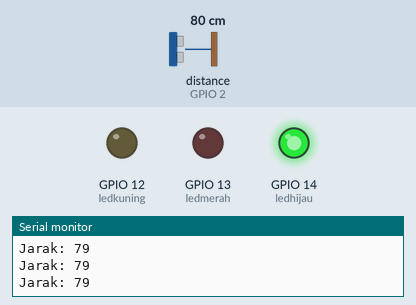
Recording of a sketch running on a simulated ESP32. Parts: output pins drawn as LEDs (lit = HIGH), the last lines printed to the serial monitor. Wiring (inferred from the names in the program): ultrasonic range finder: trigger GPIO 15; echo GPIO 2. The test bench sets the inputs (shaded band); at power-on: distance to the obstacle (sensor on GPIO 2) 80 cm. The echo pulse lasts 58.3 µs per cm; pins used as bus, display or sensor lines are not drawn.

Above: at 1.2 s.
1.3 s: distance to the obstacle (sensor on GPIO 2) set to 97 cm
2.8 s: distance to the obstacle (sensor on GPIO 2) set to 107 cm
At 4.0 s:
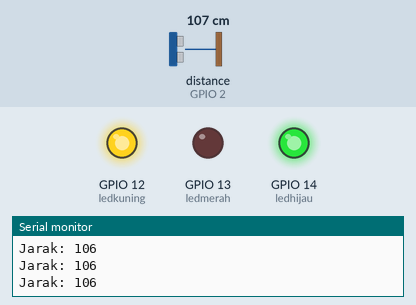
4.3 s: distance to the obstacle (sensor on GPIO 2) set to 197 cm
5.8 s: distance to the obstacle (sensor on GPIO 2) set to 208 cm
At 6.1 s:
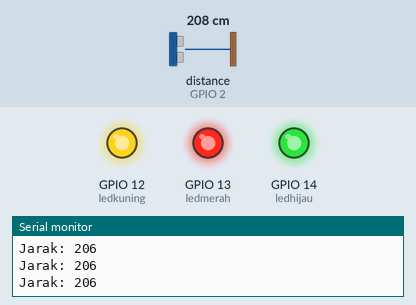
7.3 s: distance to the obstacle (sensor on GPIO 2) set to 60 cm
At 8.5 s:
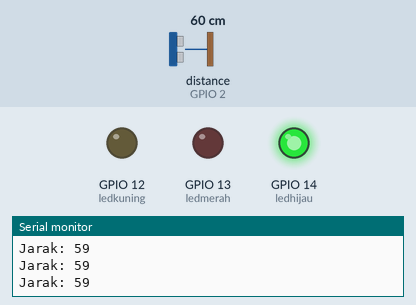
8.8 s: distance to the obstacle (sensor on GPIO 2) set to 120 cm
At 9.5 s:
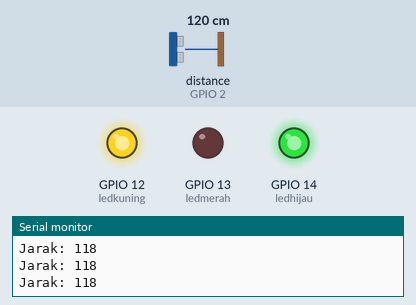
Timing chart, 0 to 11.3 s (numbered marks = the images above; inputs shaded):
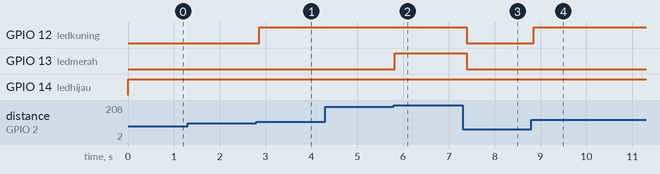

Measured:
- the behaviour switches between 101 and 102 cm on distance to the obstacle (sensor on GPIO 2) (found by bisection; images 0 and 1)
- the behaviour switches between 202 and 203 cm on distance to the obstacle (sensor on GPIO 2) (found by bisection; images 1 and 2)
- after the input at 2.8 s, GPIO 12 (ledkuning): LOW → HIGH after 0.06 s
- after the input at 5.8 s, GPIO 13 (ledmerah): LOW → HIGH at once
- after the input at 7.3 s, GPIO 12 (ledkuning), GPIO 13 (ledmerah): HIGH → LOW after 0.09 s
- after the input at 8.8 s, GPIO 12 (ledkuning): LOW → HIGH after 0.05 s

The sketch:

program_ultrasonik_buzzer_LED.ino
```cpp
#define ECHO_PIN 2
#define TRIG_PIN 15
#define ledmerah 13
#define ledkuning 12
#define ledhijau 14
#define buzzer 26

int jarak = 0;

void setup() {
  Serial.begin(115200);
  pinMode(TRIG_PIN, OUTPUT);
  pinMode(ECHO_PIN, INPUT);
  pinMode(ledmerah, OUTPUT);
  pinMode(ledkuning, OUTPUT);
  pinMode(ledhijau, OUTPUT); //
  pinMode(buzzer, OUTPUT); //

}

float readDistanceCM() {
  digitalWrite(TRIG_PIN, LOW);
  delayMicroseconds(2);
  digitalWrite(TRIG_PIN, HIGH);
  delayMicroseconds(10);
  digitalWrite(TRIG_PIN, LOW);
  int duration = pulseIn(ECHO_PIN, HIGH);
  return duration * 0.034 / 2;
}

void loop() {
  jarak = readDistanceCM();
  Serial.print("Jarak: ");
  Serial.println(jarak);

  if(jarak > 50 && jarak <= 100){
    digitalWrite(ledhijau, HIGH);
    digitalWrite(ledkuning, LOW);
    digitalWrite(ledmerah, LOW);
    noTone(buzzer);
  }
  else if(jarak >100 && jarak <= 200){
    digitalWrite(ledhijau, HIGH);
    digitalWrite(ledkuning, HIGH);
    digitalWrite(ledmerah, LOW);
    noTone(buzzer);
  }
  else if(jarak >200 && jarak <= 300){
    digitalWrite(ledhijau, HIGH);
    digitalWrite(ledkuning, HIGH);
    digitalWrite(ledmerah, HIGH);
    noTone(buzzer);
  }
  else if(jarak >300){
    digitalWrite(ledhijau, HIGH);
    digitalWrite(ledkuning, HIGH);
    digitalWrite(ledmerah, HIGH);
    tone(buzzer, 1000);
  }
  delay(100);
}
```
